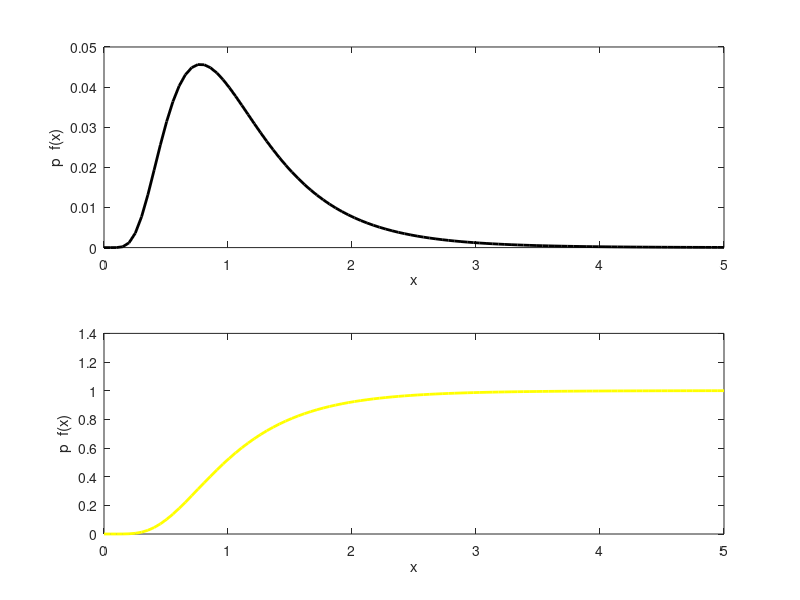

This figure's MATLAB source:


lambda = 3;
x = -5:0.1:5;

%function
f = .5*lambda*exp(-lambda*abs(x));

f = f./sum(f);
figure(1),clf
subplot(211)
plot(x,f,'k' ,'linew' ,3)
xlabel('x'), ylabel('p  f(x)')

%plot cumulative
subplot(212)
plot(x,cumsum(f),'y' ,'linew' ,3)
xlabel('x'), ylabel('p  f(x)')

%%
x = linspace(.0001,5,100);
m = 0;
s = .5;

%
part1 = 1./(s*x*sqrt(2*pi));
part2 = exp(-(log(x)-m).^2 /(2*s*s));

%combine
lndist = part1 .* part2;

%probabilty density
lndist = lndist / sum(lndist);


%plots
figure(1),clf
subplot(211)
plot(x,lndist,'k' ,'linew' ,2)
xlabel('x'), ylabel('p  f(x)')

%plot cumulative
subplot(212)
plot(x,cumsum(lndist),'y' ,'linew' ,2)
xlabel('x'), ylabel('p  f(x)')


